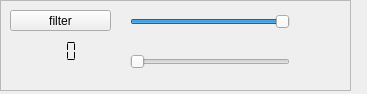
<?xml version="1.0" encoding="UTF-8"?>
<ui version="4.0">
 <class>am_decoder</class>
 <widget class="QWidget" name="am_decoder">
  <property name="geometry">
   <rect>
    <x>0</x>
    <y>0</y>
    <width>367</width>
    <height>94</height>
   </rect>
  </property>
  <property name="windowTitle">
   <string>am decoder</string>
  </property>
  <widget class="QFrame" name="frame">
   <property name="geometry">
    <rect>
     <x>0</x>
     <y>0</y>
     <width>351</width>
     <height>91</height>
    </rect>
   </property>
   <property name="frameShape">
    <enum>QFrame::StyledPanel</enum>
   </property>
   <property name="frameShadow">
    <enum>QFrame::Raised</enum>
   </property>
   <widget class="QPushButton" name="adaptiveFilterButton">
    <property name="geometry">
     <rect>
      <x>10</x>
      <y>10</y>
      <width>101</width>
      <height>21</height>
     </rect>
    </property>
    <property name="toolTip">
     <string>&lt;html&gt;&lt;head/&gt;&lt;body&gt;&lt;p&gt;Adaptive noise filter can be set by this button. The slider then sets the degree.&lt;/p&gt;&lt;/body&gt;&lt;/html&gt;</string>
    </property>
    <property name="text">
     <string>filter</string>
    </property>
   </widget>
   <widget class="QLabel" name="analogMode">
    <property name="geometry">
     <rect>
      <x>20</x>
      <y>100</y>
      <width>161</width>
      <height>21</height>
     </rect>
    </property>
    <property name="text">
     <string/>
    </property>
   </widget>
   <widget class="QLCDNumber" name="signalStrength">
    <property name="geometry">
     <rect>
      <x>20</x>
      <y>40</y>
      <width>64</width>
      <height>23</height>
     </rect>
    </property>
    <property name="toolTip">
     <string>&lt;html&gt;&lt;head/&gt;&lt;body&gt;&lt;p&gt;Measured signal Strength.&lt;/p&gt;&lt;/body&gt;&lt;/html&gt;</string>
    </property>
    <property name="frameShape">
     <enum>QFrame::NoFrame</enum>
    </property>
    <property name="segmentStyle">
     <enum>QLCDNumber::Flat</enum>
    </property>
   </widget>
   <widget class="QSlider" name="lowpassFilterslider">
    <property name="geometry">
     <rect>
      <x>130</x>
      <y>10</y>
      <width>160</width>
      <height>24</height>
     </rect>
    </property>
    <property name="maximum">
     <number>100</number>
    </property>
    <property name="value">
     <number>100</number>
    </property>
    <property name="orientation">
     <enum>Qt::Horizontal</enum>
    </property>
   </widget>
   <widget class="QSlider" name="adaptiveFilterSlider">
    <property name="geometry">
     <rect>
      <x>130</x>
      <y>50</y>
      <width>160</width>
      <height>24</height>
     </rect>
    </property>
    <property name="orientation">
     <enum>Qt::Horizontal</enum>
    </property>
   </widget>
  </widget>
 </widget>
 <resources/>
 <connections/>
</ui>
